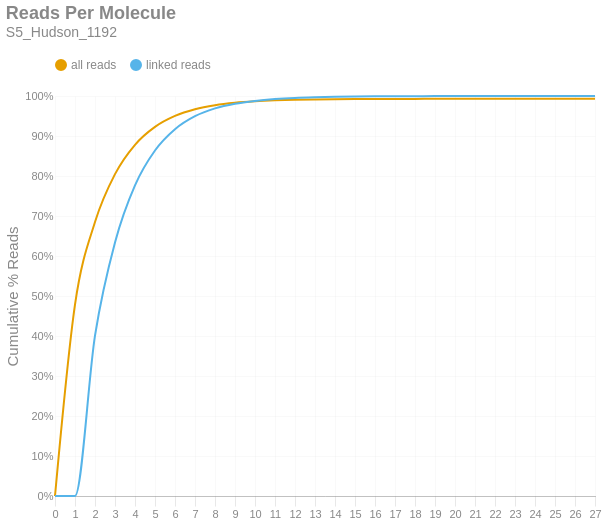

Write notebook code for a chart like this one.
### Markdown cell above
### Reads per Molecule
This chart shows the cumulative distribution of the number of reads per linked molecule. That is, how many alignments are associated with a unique molecule. This excludes the number of reads associated with invalid or absent linked-read barcodes. The `linked` histogram is the percentages recalculated when disregarding singletons.

### Code cell
if SKIPLR:
    print_html(f"Skipped")
else:
    counts = np.bincount(valids['reads'].cast(pl.Int64).to_numpy())
    weighted = counts * np.arange(len(counts))
    all_perc = weighted / n_reads
    linked_perc = weighted / n_linked_reads
    linked_perc[1] = 0
    binned_df = pl.DataFrame({
        'readsper': list(range(len(counts))),
        'all reads (cumsum)': np.cumsum(all_perc).tolist(),
        'linked reads (cumsum)': np.cumsum(linked_perc).tolist(),
    })

    with SafeRender(binned_df):
        (
            density_plot(binned_df, 'Reads Per Molecule', samplename, 'readspmol')
            .encode(
                x=alt.X('readsper:O', title=None).axis(labelAngle=0).scale(padding=0),
                y=alt.Y('value:Q', title='Cumulative % Reads').axis(format='%').stack(False),
                color=alt.Color("key:N").scale(domain=["all reads", "linked reads"]),
                tooltip=[
                    alt.Tooltip("key:N", title="Data Type"),
                    alt.Tooltip("readsper:O", title="Reads Per Molecule"),
                    alt.Tooltip("value:Q", format=".2%", title="% Reads (Cum.)")
                ]            
            )
        ).display()

### Figure 1 — Vega-Lite specification as saved in the notebook (floating-point values rounded to 4 significant figures)
{"width": "container", "height": 400, "config": {"title": {"anchor": "start", "dy": -15, "fontSize": 18, "color": "#888888", "subtitleColor": "#888888", "subtitleFontSize": 14}, "arc": {"fill": "#0072B2"}, "axis": {"domainColor": "#888888", "domainWidth": 0.5, "gridWidth": 0.2, "grid": false, "titleFontWeight": 400, "titleFontSize": 15, "labelFontSize": 11, "labelColor": "#888888", "tickColor": "#888888", "tickWidth": 0.2, "titleColor": "#888888"}, "axisBand": {"grid": false}, "axisX": {"grid": true, "tickSize": 10, "domainCap": "round"}, "axisY": {"domain": false, "grid": true, "tickSize": 0, "domainCap": "round"}, "background": "transparent", "header": {"labelFontSize": 15, "labelColor": "#888888", "titleFontSize": 15, "titleFontWeight": 600, "titleColor": "#888888"}, "legend": {"labelFont": "sans-serif", "labelFontSize": 12, "labelColor": "#888888", "symbolSize": 100, "symbolType": "circle", "titleFontSize": 12, "titlePadding": 10, "titleColor": "#888888", "title": null, "orient": "top"}, "range": {"category": ["#E69F00", "#56B4E9", "#009E73", "#F0E442", "#0072B2", "#D55E00", "#CC79A7", "#000000"], "diverging": ["#cfe8f3", "#a2d4ec", "#73bfe2", "#46abdb", "#1696d2", "#12719e"]}, "area": {"fill": "#0072B2", "fillOpacity": 0.7, "line": true, "strokeOpacity": 0.7}, "line": {"color": "#0072B2", "stroke": "#0072B2", "strokeWidth": 2}, "trail": {"color": "#0072B2", "stroke": "#0072B2", "strokeWidth": 0, "size": 1}, "point": {"filled": true, "fillOpacity": 1.0, "size": 95}, "text": {"color": "#888888", "fontSize": 11, "align": "right", "fontWeight": 400, "size": 11}, "bar": {"fill": "#0072B2", "stroke": null}, "view": {"stroke": null, "continuousWidth": 660, "continuousHeight": 400}}, "data": {"name": "data-bae3ce71142d0f0d3a81b3847ce0a8e6"}, "mark": {"type": "line", "interpolate": "monotone", "point": {"opacity": 0, "size": 275}}, "encoding": {"color": {"field": "key", "scale": {"domain": ["all reads", "linked reads"]}, "type": "nominal"}, "tooltip": [{"field": "key", "title": "Data Type", "type": "nominal"}, {"field": "readsper", "title": "Reads Per Molecule", "type": "ordinal"}, {"field": "value", "format": ".2%", "title": "% Reads (Cum.)", "type": "quantitative"}], "x": {"axis": {"labelAngle": 0}, "field": "readsper", "scale": {"padding": 0}, "title": null, "type": "ordinal"}, "y": {"axis": {"format": "%"}, "field": "value", "stack": false, "title": "Cumulative % Reads", "type": "quantitative"}}, "params": [{"name": "param_c36ac31b6afebe62", "select": {"type": "point", "fields": ["key"]}, "bind": "legend"}], "title": {"text": "Reads Per Molecule", "subtitle": "S5_Hudson_1192"}, "transform": [{"fold": ["all reads (cumsum)", "linked reads (cumsum)"]}, {"calculate": "replace(datum.key, ' (cumsum)', '')", "as": "key"}, {"filter": {"param": "param_c36ac31b6afebe62"}}], "usermeta": {"embedOptions": {"downloadFileName": "S5_Hudson_1192.readspmol"}}, "$schema": "https://vega.github.io/schema/vega-lite/v6.1.0.json", "datasets": {"data-bae3ce71142d0f0d3a81b3847ce0a8e6": [{"readsper": 0, "all reads (cumsum)": 0.0, "linked reads (cumsum)": 0.0}, {"readsper": 1, "all reads (cumsum)": 0.4786, "linked reads (cumsum)": 0.0}, {"readsper": 2, "all reads (cumsum)": 0.6848, "linked reads (cumsum)": 0.4008}, {"readsper": 3, "all reads (cumsum)": 0.8046, "linked reads (cumsum)": 0.6338}, {"readsper": 4, "all reads (cumsum)": 0.8781, "linked reads (cumsum)": 0.7765}, {"readsper": 5, "all reads (cumsum)": 0.9229, "linked reads (cumsum)": 0.8637}, {"readsper": 6, "all reads (cumsum)": 0.9503, "linked reads (cumsum)": 0.9169}, {"readsper": 7, "all reads (cumsum)": 0.967, "linked reads (cumsum)": 0.9495}, {"readsper": 8, "all reads (cumsum)": 0.9771, "linked reads (cumsum)": 0.969}, {"readsper": 9, "all reads (cumsum)": 0.9831, "linked reads (cumsum)": 0.9807}, {"readsper": 10, "all reads (cumsum)": 0.9868, "linked reads (cumsum)": 0.9878}, {"readsper": 11, "all reads (cumsum)": 0.9891, "linked reads (cumsum)": 0.9924}, {"readsper": 12, "all reads (cumsum)": 0.9905, "linked reads (cumsum)": 0.9952}, {"readsper": 13, "all reads (cumsum)": 0.9914, "linked reads (cumsum)": 0.9968}, {"readsper": 14, "all reads (cumsum)": 0.992, "linked reads (cumsum)": 0.9979}, {"readsper": 15, "all reads (cumsum)": 0.9923, "linked reads (cumsum)": 0.9986}, {"readsper": 16, "all reads (cumsum)": 0.9926, "linked reads (cumsum)": 0.9991}, {"readsper": 17, "all reads (cumsum)": 0.9927, "linked reads (cumsum)": 0.9993}, {"readsper": 18, "all reads (cumsum)": 0.9928, "linked reads (cumsum)": 0.9995}, {"readsper": 19, "all reads (cumsum)": 0.9929, "linked reads (cumsum)": 0.9997}, {"readsper": 20, "all reads (cumsum)": 0.9929, "linked reads (cumsum)": 0.9998}, {"readsper": 21, "all reads (cumsum)": 0.993, "linked reads (cumsum)": 0.9999}, {"readsper": 22, "all reads (cumsum)": 0.993, "linked reads (cumsum)": 0.9999}, {"readsper": 23, "all reads (cumsum)": 0.993, "linked reads (cumsum)": 0.9999}, {"readsper": 24, "all reads (cumsum)": 0.993, "linked reads (cumsum)": 1.0}, {"readsper": 25, "all reads (cumsum)": 0.993, "linked reads (cumsum)": 1.0}, {"readsper": 26, "all reads (cumsum)": 0.993, "linked reads (cumsum)": 1.0}, {"readsper": 27, "all reads (cumsum)": 0.993, "linked reads (cumsum)": 1.0}]}}
